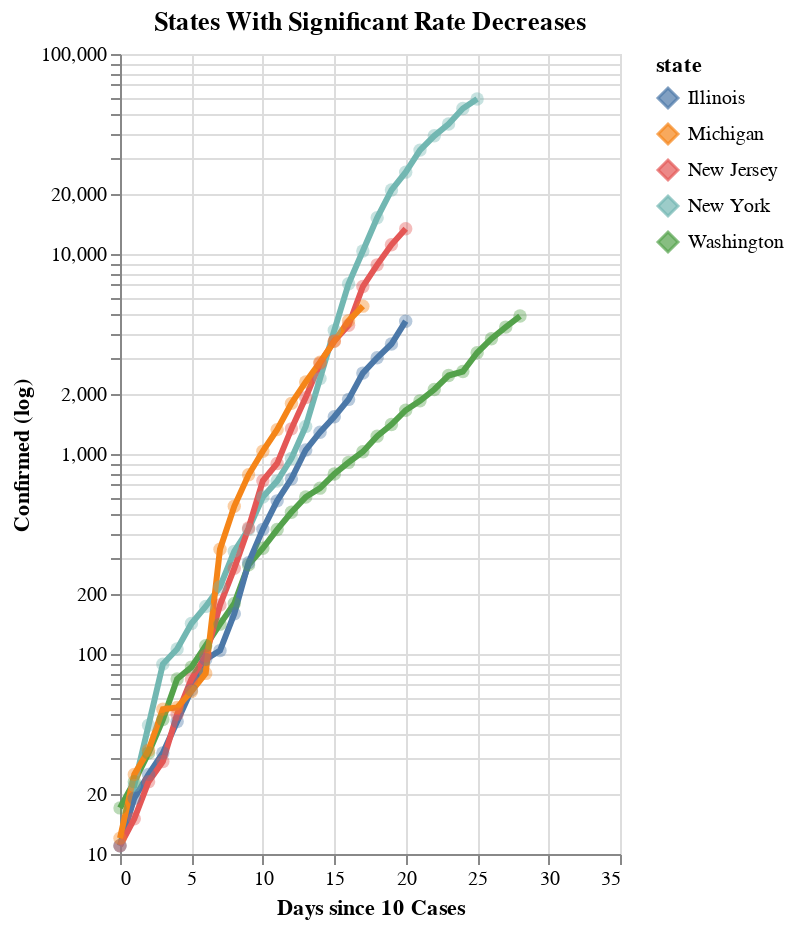

Notebook cell for this chart:
### Markdown cell above
### Selected Examples

### Code cell
nyt_df = pd.read_csv('./nyt-us-states.csv')
filtered_nyt_df = nyt_df[(nyt_df["state"]=="Illinois")|(nyt_df["state"]=="New York")| (nyt_df["state"]=="New Jersey")| (nyt_df["state"]=="Washington")| (nyt_df["state"]=="Michigan")]
nyt_chart = CovidChart(
    filtered_nyt_df, 
    groupcol='state', 
    start_criterion=DaysSinceNumReached(10, 'cases'), 
    ycol='cases', 
    top_k_groups=20, 
    quarantine_df=nyt_quarantine_df
)
nyt_chart = nyt_chart.set_ytitle('Confirmed (log)')
nyt_chart = nyt_chart.set_xtitle('Days since 10 Cases')
spec = nyt_chart.spec
spec.lines = True

spec.lockdown_extrapolation = True
spec.tooltip_text = True
nyt_chart.set_width(250).set_height(400)
nyt_chart.set_xdomain((0, 35)).set_ydomain((10, 100000))
nyt_chart.set_title("States With Significant Rate Decreases")
altChart = nyt_chart.compile()
altChart
